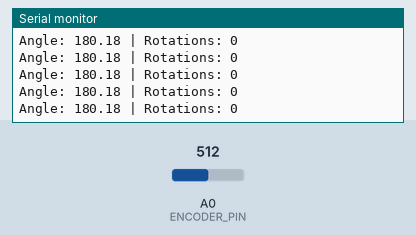
Simulated run of this sketch. Board: Arduino Uno, built with avr-gcc and run on an emulated ATmega328P. Shown: the last lines printed to the serial monitor. The test bench sets the inputs (shaded band); at power-on: A0 (ENCODER_PIN) = 512.

Above: at 1.2 s.
1.3 s: A0 (ENCODER_PIN) set to 294
At 2.0 s:
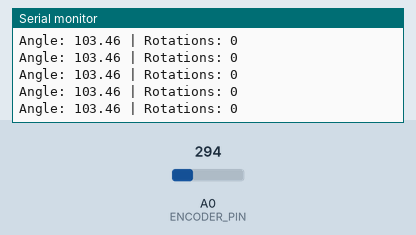
4.3 s: A0 (ENCODER_PIN) set to 276
At 4.9 s:
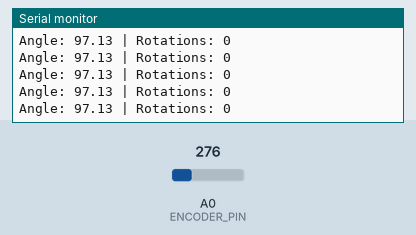
13.3 s: A0 (ENCODER_PIN) set to 32
At 13.8 s:
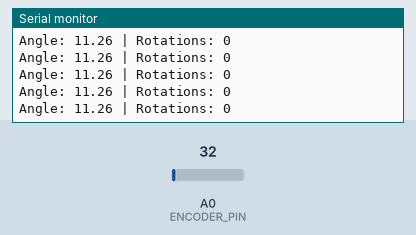
14.8 s: A0 (ENCODER_PIN) set to 25
At 15.4 s:
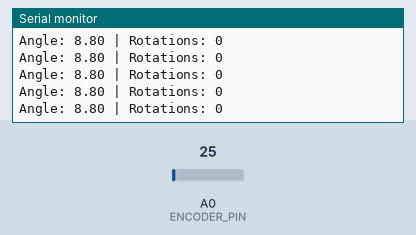
Timing chart, 0 to 17.8 s (numbered marks = the images above; inputs shaded):
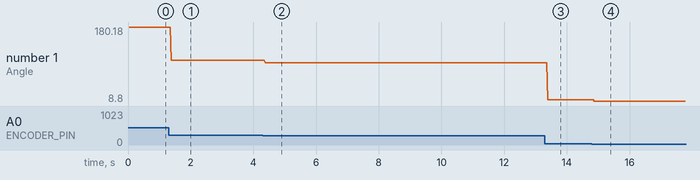

The sketch:

Test.ino
```cpp
#include <Arduino.h>

#define ENCODER_PIN A0

int rotations = 0;
float lastAngle = 0;

void setup() {
    Serial.begin(9600);
    Serial.println("AS5600 Analog Rotation Counter");
}

void loop() {
    int raw = analogRead(ENCODER_PIN);

    float angle = (raw / 1023.0) * 360.0;

    float diff = angle - lastAngle;

    if (diff < -200.0) {
        rotations++;
    }

    if (diff > 200.0) {
        rotations--;
    }

    Serial.print("Angle: ");
    Serial.print(angle);

    Serial.print(" | Rotations: ");
    Serial.println(rotations);
    lastAngle = angle;

    delay(5);
}
```

Measured:
- after the input at 1.3 s, the serial monitor: prints a new line after 0.08 s (image 1)
- after the input at 4.3 s, the serial monitor: prints a new line after 0.07 s (image 2)
- after the input at 13.3 s, the serial monitor: prints a new line after 0.09 s (image 3)
- after the input at 14.8 s, the serial monitor: prints a new line after 0.07 s (image 4)
- plotted number 1: 180.18 → 103.46 after the input at 1.3 s, 103.46 → 97.13 after the input at 4.3 s, 97.13 → 11.26 after the input at 13.3 s, 11.26 → 8.8 after the input at 14.8 s
